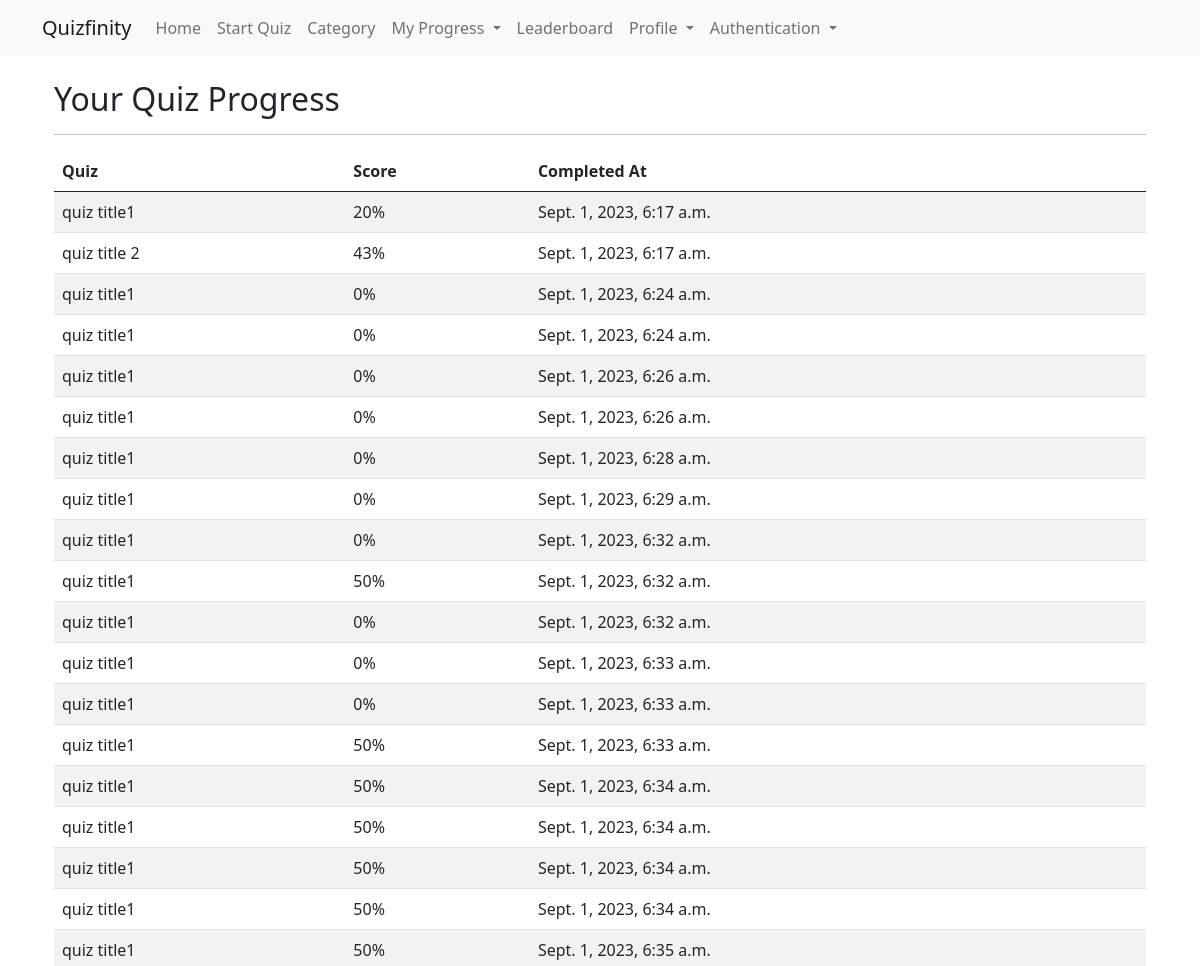
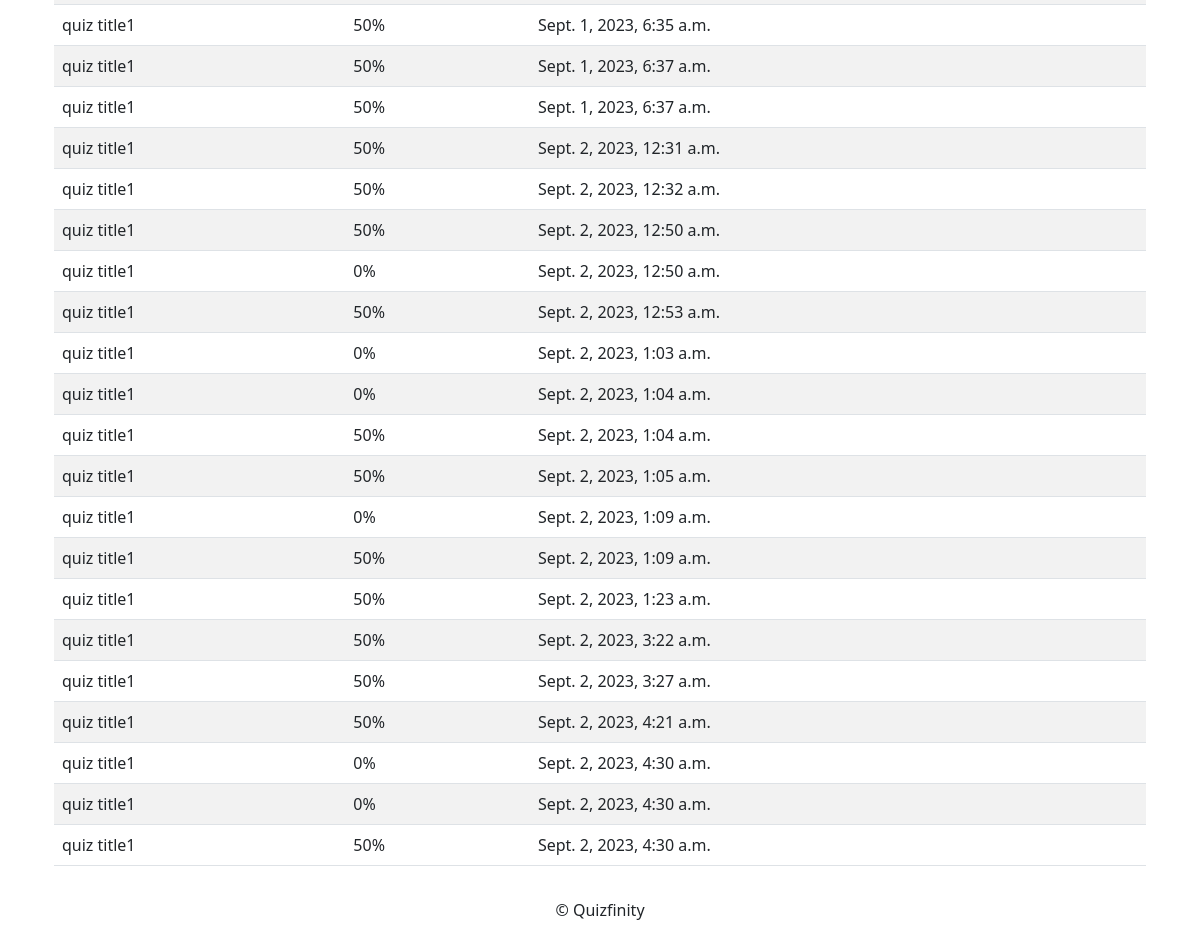
/quiz/progress/ (signed in), run on the app's committed database (2 pictures, top to bottom).
### quizzes/models.py (models this page shows, shortened)
class UserQuizHistory(models.Model):
    user = models.ForeignKey(User, on_delete=models.CASCADE)
    quiz = models.ForeignKey(Quiz, on_delete=models.CASCADE)
    score = models.PositiveIntegerField()
    completed_at = models.DateTimeField(auto_now_add=True)

class Quiz(models.Model):
    CATEGORY_CHOICES = (
        ('Science', 'Science'),
        ('History', 'History'),
        ('Math', 'Math'),
    )
    title = models.CharField(max_length=255)
    category = models.CharField(max_length=50, choices=CATEGORY_CHOICES)
    time_limit = models.PositiveIntegerField(default=0)  # 0 means no time limit
    average_rating = models.DecimalField(max_digits=3, decimal_places=2, default=0.00)

### quizzes/views.py (the view)
# urls.py: path('progress/', views.user_progress, name='user_progress'),
def user_progress(request):
    user_history = UserQuizHistory.objects.filter(user=request.user)
    return render(request, 'quizzes/user_progress.html', {'user_history': user_history})

### quizzes/templates/quizzes/user_progress.html
{% extends "base.html" %}
{% block content %}
<div class="container">
    <h2 class="mt-4">Your Quiz Progress</h2>
    <hr>
    <div class="table-responsive">
        <table class="table table-striped">
            <thead>
                <tr>
                    <th>Quiz</th>
                    <th>Score</th>
                    <th>Completed At</th>
                </tr>
            </thead>
            <tbody>
                {% for history in user_history %}
                <tr>
                    <td>{{ history.quiz.title }}</td>
                    <td>{{ history.score }}%</td>
                    <td>{{ history.completed_at }}</td>
                </tr>
                {% endfor %}
            </tbody>
        </table>
    </div>
</div>
{% endblock %}

### templates/base.html (shortened to what this page needs)
<!DOCTYPE html>
<html lang="en">
<head>
    <link href="https://cdn.jsdelivr.net/npm/bootstrap@5.0.2/dist/css/bootstrap.min.css" rel="stylesheet">
</head>
<body>
    <nav class="navbar navbar-expand-lg navbar-light bg-light">
        <div class="container">
            <a class="navbar-brand" href="{% url 'home' %}">Quizfinity</a>
            <div class="collapse navbar-collapse" id="navbarNav">
                <ul class="navbar-nav ml-auto">
                    <li class="nav-item active">
                        <a class="nav-link" href="{% url 'home' %}">Home</a>
                    </li>
                    <li class="nav-item">
                        <a class="nav-link" href="{% url 'quiz_list_new' %}">Start Quiz</a>
                    </li>
                    <li class="nav-item">
                        <a class="nav-link" href="{% url 'category_list' %}">Category</a>
                    </li>
                    <li class="nav-item dropdown">
                        <a class="nav-link dropdown-toggle" href="{% url 'user_progress' %}" id="navbarDropdown" role="button" data-bs-toggle="dropdown" aria-expanded="false">
                            My Progress
                        </a>
                    </li>
                    <li class="nav-item">
                        <a class="nav-link" href="{% url 'leaderboards' %}">Leaderboard</a>
                    </li>
                    <li class="nav-item dropdown">
                        <a class="nav-link dropdown-toggle" href="{% url 'view_profile' %}" id="navbarDropdown" role="button" data-bs-toggle="dropdown" aria-expanded="false">
                            Profile
                        </a>
                    </li>
                    <li class="nav-item dropdown">
                        <a class="nav-link dropdown-toggle" href="{% url 'view_profile' %}" id="navbarDropdown" role="button" data-bs-toggle="dropdown" aria-expanded="false">
                            Authentication
                        </a>
                    </li>
                </ul>
            </div>
        </div>
    </nav>
    <div class="container mt-4">
        {% block content %}{% endblock %}
    </div>
    <footer class="text-center py-3">
        &copy; {{ year }} Quizfinity
    </footer>
</body>
</html>

### data on the page
UserQuizHistory: quiz "quiz title1", score "20", completed_at "Sept. 1, 2023, 6:17 a.m."
UserQuizHistory: quiz "quiz title 2", score "43", completed_at "Sept. 1, 2023, 6:17 a.m."
UserQuizHistory: quiz "quiz title1", score "0", completed_at "Sept. 1, 2023, 6:24 a.m."
UserQuizHistory: quiz "quiz title1", score "0", completed_at "Sept. 1, 2023, 6:24 a.m."
UserQuizHistory: quiz "quiz title1", score "0", completed_at "Sept. 1, 2023, 6:26 a.m."
UserQuizHistory: quiz "quiz title1", score "0", completed_at "Sept. 1, 2023, 6:26 a.m."
UserQuizHistory: quiz "quiz title1", score "0", completed_at "Sept. 1, 2023, 6:28 a.m."
UserQuizHistory: quiz "quiz title1", score "0", completed_at "Sept. 1, 2023, 6:29 a.m."
UserQuizHistory: quiz "quiz title1", score "0", completed_at "Sept. 1, 2023, 6:32 a.m."
UserQuizHistory: quiz "quiz title1", score "50", completed_at "Sept. 1, 2023, 6:32 a.m."
UserQuizHistory: quiz "quiz title1", score "0", completed_at "Sept. 1, 2023, 6:32 a.m."
UserQuizHistory: quiz "quiz title1", score "0", completed_at "Sept. 1, 2023, 6:33 a.m."
UserQuizHistory: quiz "quiz title1", score "0", completed_at "Sept. 1, 2023, 6:33 a.m."
UserQuizHistory: quiz "quiz title1", score "50", completed_at "Sept. 1, 2023, 6:33 a.m."
UserQuizHistory: quiz "quiz title1", score "50", completed_at "Sept. 1, 2023, 6:34 a.m."
UserQuizHistory: quiz "quiz title1", score "50", completed_at "Sept. 1, 2023, 6:34 a.m."
UserQuizHistory: quiz "quiz title1", score "50", completed_at "Sept. 1, 2023, 6:34 a.m."
UserQuizHistory: quiz "quiz title1", score "50", completed_at "Sept. 1, 2023, 6:34 a.m."
UserQuizHistory: quiz "quiz title1", score "50", completed_at "Sept. 1, 2023, 6:35 a.m."
UserQuizHistory: quiz "quiz title1", score "50", completed_at "Sept. 1, 2023, 6:35 a.m."
UserQuizHistory: quiz "quiz title1", score "50", completed_at "Sept. 1, 2023, 6:37 a.m."
UserQuizHistory: quiz "quiz title1", score "50", completed_at "Sept. 1, 2023, 6:37 a.m."
UserQuizHistory: quiz "quiz title1", score "50", completed_at "Sept. 2, 2023, 12:31 a.m."
UserQuizHistory: quiz "quiz title1", score "50", completed_at "Sept. 2, 2023, 12:32 a.m."
UserQuizHistory: quiz "quiz title1", score "50", completed_at "Sept. 2, 2023, 12:50 a.m."
UserQuizHistory: quiz "quiz title1", score "0", completed_at "Sept. 2, 2023, 12:50 a.m."
UserQuizHistory: quiz "quiz title1", score "50", completed_at "Sept. 2, 2023, 12:53 a.m."
UserQuizHistory: quiz "quiz title1", score "0", completed_at "Sept. 2, 2023, 1:03 a.m."
UserQuizHistory: quiz "quiz title1", score "0", completed_at "Sept. 2, 2023, 1:04 a.m."
UserQuizHistory: quiz "quiz title1", score "50", completed_at "Sept. 2, 2023, 1:04 a.m."
UserQuizHistory: quiz "quiz title1", score "50", completed_at "Sept. 2, 2023, 1:05 a.m."
UserQuizHistory: quiz "quiz title1", score "0", completed_at "Sept. 2, 2023, 1:09 a.m."
UserQuizHistory: quiz "quiz title1", score "50", completed_at "Sept. 2, 2023, 1:09 a.m."
UserQuizHistory: quiz "quiz title1", score "50", completed_at "Sept. 2, 2023, 1:23 a.m."
UserQuizHistory: quiz "quiz title1", score "50", completed_at "Sept. 2, 2023, 3:22 a.m."
UserQuizHistory: quiz "quiz title1", score "50", completed_at "Sept. 2, 2023, 3:27 a.m."
UserQuizHistory: quiz "quiz title1", score "50", completed_at "Sept. 2, 2023, 4:21 a.m."
UserQuizHistory: quiz "quiz title1", score "0", completed_at "Sept. 2, 2023, 4:30 a.m."
UserQuizHistory: quiz "quiz title1", score "0", completed_at "Sept. 2, 2023, 4:30 a.m."
UserQuizHistory: quiz "quiz title1", score "50", completed_at "Sept. 2, 2023, 4:30 a.m."
